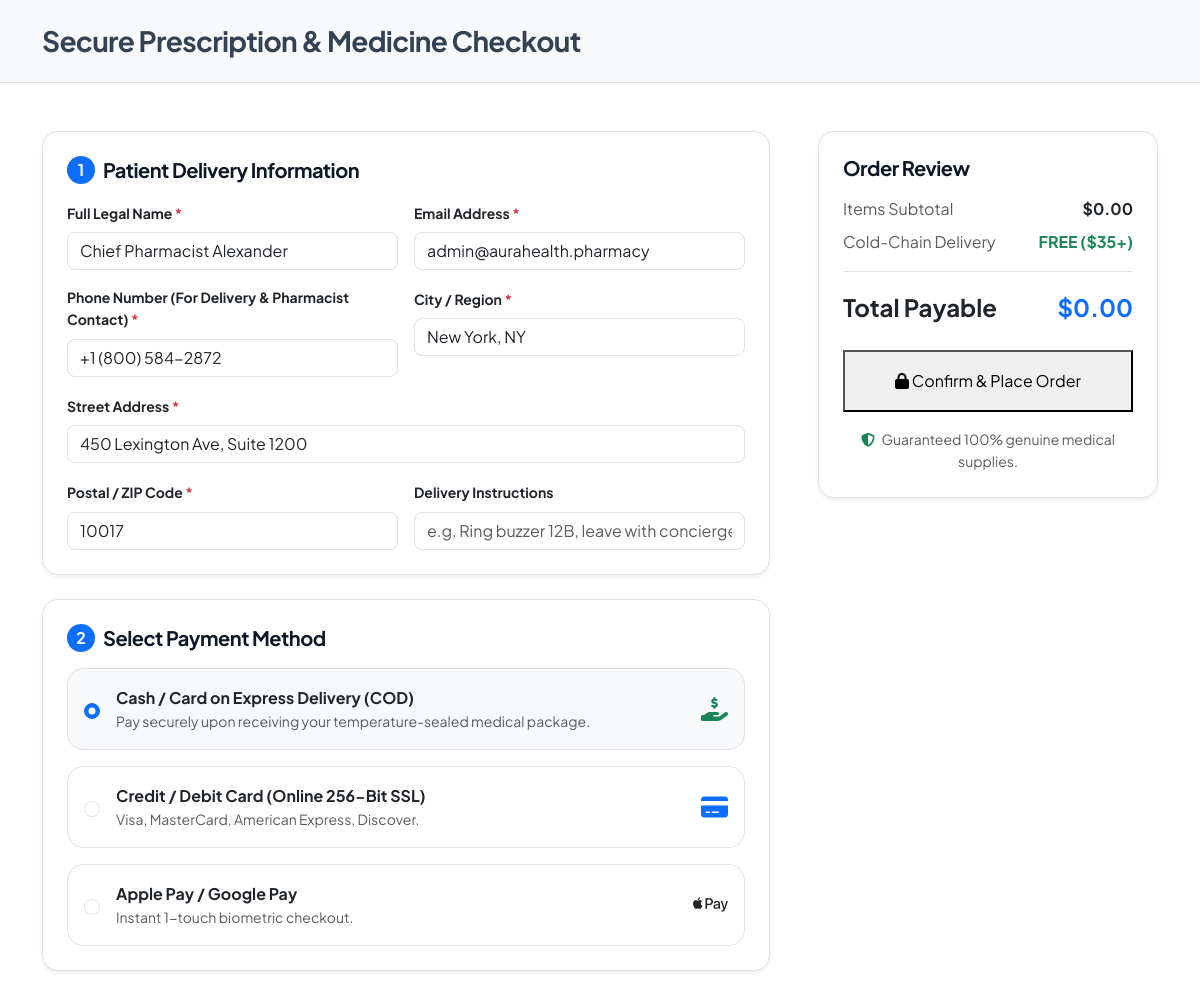
Page /checkout/ (signed in) on the committed database.
### apps/core/models.py (models this page shows, shortened)
class User(AbstractUser):
    USER_TYPE_CHOICES = (
        ('PATIENT', 'Patient / Customer'),
        ('PHARMACIST', 'Certified Pharmacist'),
        ('DOCTOR', 'Doctor / Healthcare Specialist'),
        ('ADMIN', 'Administrator'),
    )
    user_type = models.CharField(max_length=20, choices=USER_TYPE_CHOICES, default='PATIENT')
    phone_number = models.CharField(max_length=20, blank=True, null=True)
    avatar = models.ImageField(upload_to='avatars/', blank=True, null=True)
    date_of_birth = models.DateField(blank=True, null=True)
    blood_group = models.CharField(max_length=10, blank=True, null=True)
    medical_allergies = models.TextField(blank=True, null=True)
    emergency_contact = models.CharField(max_length=100, blank=True, null=True)
    @property
    def full_name(self):
        if self.first_name or self.last_name:
            return f"{self.first_name} {self.last_name}".strip()
        return self.username

### apps/core/views.py (the view)
# urls.py: path('checkout/', checkout_page_view, name='checkout'),
def checkout_page_view(request):
    return render(request, 'pages/checkout.html')

### templates/pages/checkout.html (shortened to what this page needs)
{% extends 'base.html' %}
{% load static %}
{% block content %}
<div class="bg-light py-4 border-bottom">
  <div class="container">
    <h1 class="h3 fw-bold text-navy-800 mb-0">Secure Prescription & Medicine Checkout</h1>
  </div>
</div>
<div class="container py-5">
  <form id="aura-checkout-form">
    <div class="row g-5">
      <div class="col-lg-8">
        <div class="card border rounded-4 p-4 shadow-sm bg-white mb-4">
          <div class="d-flex align-items-center gap-2 mb-3">
            <div class="rounded-circle bg-primary text-white d-flex align-items-center justify-content-center fw-bold" style="width: 28px; height: 28px;">1</div>
            <h5 class="fw-bold text-navy-800 mb-0">Patient Delivery Information</h5>
          </div>
          <div class="row g-3">
            <div class="col-md-6">
              <label class="form-label fw-bold small">Full Legal Name <span class="text-danger">*</span></label>
              <input type="text" name="full_name" class="form-control rounded-3" placeholder="Eleanor Vance" value="{% if user.is_authenticated %}{{ user.full_name }}{% endif %}" required>
            </div>
            <div class="col-md-6">
              <label class="form-label fw-bold small">Email Address <span class="text-danger">*</span></label>
              <input type="email" name="email" class="form-control rounded-3" placeholder="eleanor@example.com" value="{% if user.is_authenticated %}{{ user.email }}{% endif %}" required>
            </div>
            <div class="col-md-6">
              <label class="form-label fw-bold small">Phone Number (For Delivery & Pharmacist Contact) <span class="text-danger">*</span></label>
              <input type="tel" name="phone" class="form-control rounded-3" placeholder="+1 (555) 019-2834" value="{% if user.is_authenticated %}{{ user.phone_number|default:'' }}{% endif %}" required>
            </div>
            <div class="col-md-6">
              <label class="form-label fw-bold small">City / Region <span class="text-danger">*</span></label>
              <input type="text" name="city" class="form-control rounded-3" value="New York, NY" required>
            </div>
            <div class="col-12">
              <label class="form-label fw-bold small">Street Address <span class="text-danger">*</span></label>
              <input type="text" name="street_address" class="form-control rounded-3" placeholder="Apt, Suite, Building, Street" value="450 Lexington Ave, Suite 1200" required>
            </div>
            <div class="col-md-6">
              <label class="form-label fw-bold small">Postal / ZIP Code <span class="text-danger">*</span></label>
              <input type="text" name="postal_code" class="form-control rounded-3" value="10017" required>
            </div>
            <div class="col-md-6">
              <label class="form-label fw-bold small">Delivery Instructions</label>
              <input type="text" name="delivery_notes" class="form-control rounded-3" placeholder="e.g. Ring buzzer 12B, leave with concierge">
            </div>
          </div>
        </div>
        <div class="card border rounded-4 p-4 shadow-sm bg-white mb-4">
          <div class="d-flex align-items-center gap-2 mb-3">
            <div class="rounded-circle bg-primary text-white d-flex align-items-center justify-content-center fw-bold" style="width: 28px; height: 28px;">2</div>
            <h5 class="fw-bold text-navy-800 mb-0">Select Payment Method</h5>
          </div>
          <div class="d-flex flex-column gap-3">
            <label class="border rounded-4 p-3 d-flex align-items-center gap-3 cursor-pointer bg-light">
              <input type="radio" name="payment_method" value="COD" checked class="form-check-input">
              <div class="flex-grow-1">
                <div class="fw-bold text-navy-800">Cash / Card on Express Delivery (COD)</div>
                <div class="text-muted small">Pay securely upon receiving your temperature-sealed medical package.</div>
              </div>
              <i class="fa-solid fa-hand-holding-dollar fs-4 text-success"></i>
            </label>
            <label class="border rounded-4 p-3 d-flex align-items-center gap-3 cursor-pointer">
              <input type="radio" name="payment_method" value="CARD" class="form-check-input">
              <div class="flex-grow-1">
                <div class="fw-bold text-navy-800">Credit / Debit Card (Online 256-Bit SSL)</div>
                <div class="text-muted small">Visa, MasterCard, American Express, Discover.</div>
              </div>
              <i class="fa-solid fa-credit-card fs-4 text-primary"></i>
            </label>
            <label class="border rounded-4 p-3 d-flex align-items-center gap-3 cursor-pointer">
              <input type="radio" name="payment_method" value="APPLE_PAY" class="form-check-input">
              <div class="flex-grow-1">
                <div class="fw-bold text-navy-800">Apple Pay / Google Pay</div>
                <div class="text-muted small">Instant 1-touch biometric checkout.</div>
              </div>
              <i class="fa-brands fa-apple-pay fs-3 text-dark"></i>
            </label>
          </div>
        </div>
      </div>
      <div class="col-lg-4">
        <div class="card border rounded-4 p-4 shadow-sm bg-white sticky-top" style="top: 100px;">
          <h5 class="fw-bold text-navy-800 mb-3">Order Review</h5>
          <div class="d-flex justify-content-between text-muted mb-2">
            <span>Items Subtotal</span>
            <span class="fw-bold text-dark aura-cart-subtotal-val">${{ global_cart_total|floatformat:2 }}</span>
          </div>
          <div class="d-flex justify-content-between text-muted mb-3">
            <span>Cold-Chain Delivery</span>
            <span class="text-success fw-bold">FREE ($35+)</span>
          </div>
          <div class="d-flex justify-content-between fs-4 fw-bold text-navy-800 pt-3 border-top mb-4">
            <span>Total Payable</span>
            <span class="text-primary aura-cart-total-val">${{ global_cart_total|floatformat:2 }}</span>
          </div>
          <button type="submit" id="aura-submit-order-btn" class="aura-btn-emerald w-100 justify-content-center py-3">
            <i class="fa-solid fa-lock"></i>
            <span>Confirm & Place Order</span>
          </button>
          <div class="text-center mt-3 text-muted small">
            <i class="fa-solid fa-shield-halved text-success me-1"></i> Guaranteed 100% genuine medical supplies.
          </div>
        </div>
      </div>
    </div>
  </form>
</div>
{% endblock %}

### static/css/antixor.css (style rules this page uses)
:root { --antixor-green-primary: #0a5c43; --antixor-green-hover: #064431; --antixor-green-accent: #10b981; --antixor-green-badge: #d1fae5; --antixor-green-badge-txt: #065f46; --antixor-mint-bg: #e6f7f2; --antixor-mint-soft: #edf9f5; --antixor-mint-light: #f4fbf8; --antixor-dark-teal: #072635; --antixor-dark-footer: #0a2533; --antixor-dark-navy: #051b26; --antixor-heading-dark: #0e1726; --antixor-body-slate: #334155; --antixor-muted-slate: #64748b; --antixor-border-slate: #e2e8f0; --antixor-bg-light: #f8fafc; --antixor-white: #ffffff; --antixor-gold-star: #f59e0b; --antixor-coral-badge: #f43f5e; --antixor-blue-badge: #0284c7; --antixor-radius-pill: 9999px; --antixor-radius-card: 20px; --antixor-radius-inner: 14px; --antixor-shadow-sm: 0 2px 8px rgba(14, 23, 38, 0.04); --antixor-shadow-card: 0 10px 30px -4px rgba(14, 23, 38, 0.06); --antixor-shadow-hover: 0 18px 40px -4px rgba(10, 92, 67, 0.14); --antixor-transition: all 0.28s cubic-bezier(0.16, 1, 0.3, 1); }
* { box-sizing: border-box; }
body { font-family: 'Plus Jakarta Sans', system-ui, -apple-system, sans-serif; color: var(--antixor-body-slate); background-color: var(--antixor-white); line-height: 1.6; overflow-x: hidden; -webkit-font-smoothing: antialiased; }
h1, h2, h3, h4, h5, h6 { color: var(--antixor-heading-dark); font-weight: 700; letter-spacing: -0.025em; }

### rows in the picture
User: full_name "Chief Pharmacist Alexander", email "admin@aurahealth.pharmacy", phone "+1 (800) 584-2872"

### other values in the picture
{{ global_cart_total|floatformat:2 }} "0.00"
